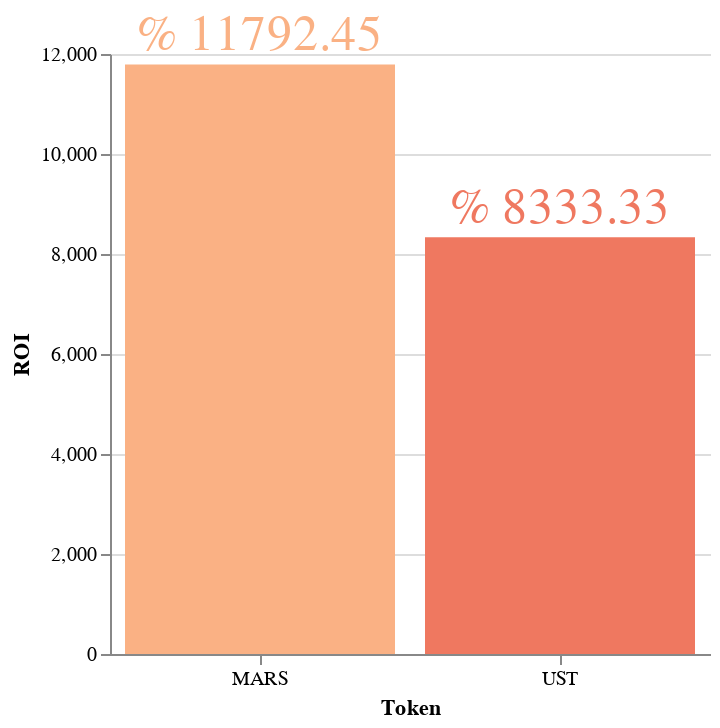

Notebook source saved alongside this figure:
### Code cell
roi_phase_2_chart = alt.Chart(roi_phase_2).mark_bar().encode(
            y=alt.Y("ROI"),
            x=alt.X('Token', sort="ascending",axis=alt.Axis(labelAngle=0)),
            tooltip=['Token:Q',"ROI:Q"],
            color=alt.Color('Token:O',
                        scale=alt.Scale(scheme='lightorange'),
                        legend=None),
        )
text = roi_phase_2_chart.mark_text(
                align='center',
                baseline='middle',
                dy=-15,  # Nudges text to right so it doesn't appear on top of the bar
                fontSize=25
            ).encode(
                text='% ROI:N'
            )

(roi_phase_2_chart + text).properties(width=300).configure_view(strokeOpacity=0)

### Figure 1 — Vega-Lite specification as saved in the notebook (floating-point values rounded to 4 significant figures)
{"config": {"view": {"continuousWidth": 400, "continuousHeight": 300, "strokeOpacity": 0}}, "layer": [{"mark": "bar", "encoding": {"color": {"field": "Token", "legend": null, "scale": {"scheme": "lightorange"}, "type": "ordinal"}, "tooltip": [{"field": "Token", "type": "quantitative"}, {"field": "ROI", "type": "quantitative"}], "x": {"axis": {"labelAngle": 0}, "field": "Token", "sort": "ascending", "type": "nominal"}, "y": {"field": "ROI", "type": "quantitative"}}}, {"mark": {"type": "text", "align": "center", "baseline": "middle", "dy": -15, "fontSize": 25}, "encoding": {"color": {"field": "Token", "legend": null, "scale": {"scheme": "lightorange"}, "type": "ordinal"}, "text": {"field": "% ROI", "type": "nominal"}, "tooltip": [{"field": "Token", "type": "quantitative"}, {"field": "ROI", "type": "quantitative"}], "x": {"axis": {"labelAngle": 0}, "field": "Token", "sort": "ascending", "type": "nominal"}, "y": {"field": "ROI", "type": "quantitative"}}}], "data": {"name": "data-5ea9c60fa52d18403f50a171816ddf73"}, "width": 300, "$schema": "https://vega.github.io/schema/vega-lite/v4.17.0.json", "datasets": {"data-5ea9c60fa52d18403f50a171816ddf73": [{"ROI": 11790.0, "Token": "MARS", "% ROI": "% 11792.45"}, {"ROI": 8333.0, "Token": "UST", "% ROI": "% 8333.33"}]}}
